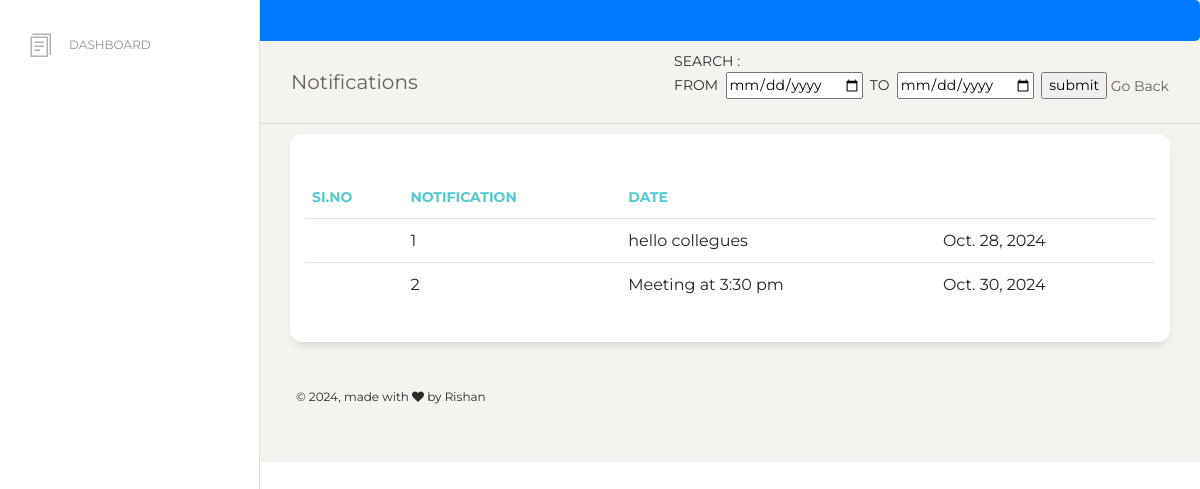
/staff_view_notification (signed in), run on the app's committed database.
### COLLEGE_APP/models.py (models this page shows)
class notification(models.Model):
    notification = models.CharField(max_length=400)
    notification_date = models.DateField()
    type = models.CharField(max_length=20)  # For student and Staff

### COLLEGE_APP/views.py (the view)
# urls.py: path('staff_view_notification', views.staff_view_notification),
@login_required(login_url='/')
def staff_view_notification(request):
    notification_details = notification.objects.filter(type='STAFF')
    return render(request, 'staff/view_notification.html',{'notification_details':notification_details})

### templates/staff/view_notification.html (shortened to what this page needs)
{% load static %}
<html lang="en">
<head>
  <link href="https://maxcdn.bootstrapcdn.com/font-awesome/latest/css/font-awesome.min.css" rel="stylesheet">
  <link href="/static/Admin_Panel/assets/css/bootstrap.min.css" rel="stylesheet" />
  <link href="/static/Admin_Panel/assets/css/paper-dashboard.css?v=2.0.1" rel="stylesheet" />
  <link href="/static/Admin_Panel/assets/demo/demo.css" rel="stylesheet" />
</head>
<body class="">
<marquee style="font-family: Arial, sans-serif; font-weight: bold; color: #fff; background-color: #007BFF; padding: 10px; border-radius: 5px; box-shadow: 0 2px 5px rgba(0, 0, 0, 0.1);">
</marquee>
  <div class="wrapper ">
    <div class="sidebar" data-color="white" data-active-color="danger">
      <div class="sidebar-wrapper">
        <ul class="nav">
          <li>
            <a href="staff_home">
              <i class="nc-icon nc-single-copy-04"></i>
              <p>Dashboard</p>
            </a>
          </li>
        </ul>
      </div>
    </div>
    <div class="main-panel">
      <nav class="navbar navbar-expand-lg navbar-absolute fixed-top navbar-transparent">
        <div class="container-fluid">
          <div class="navbar-wrapper">
            <a class="navbar-brand">Notifications</a>
          </div>
          <div class="collapse navbar-collapse justify-content-end" id="navigation">
             <form id="form1" name="form1" method="post" action="notification_search">
SEARCH :<br> FROM &nbsp;<input type="date" name="from_date" required/>&nbsp;
TO &nbsp;<input type="date" name="to" required/>&nbsp; <input type="submit" value="submit"/>
                  <a href="staff_view_notification">Go Back</a><BR>
          </div>
        </div>
      </nav>
      <div class="content">
        <div class="row">
          <div class="col-md-12">
            <div class="card">
              <div class="card-header">
              </div>
              <div class="card-body">
                <div class="table-responsive">
                  <table class="table">
                    <thead class=" text-primary">
                      <th>Si.No</th>
                      <th>Notification</th>
                      <th>Date</th>
                    </thead>
                    <tbody>
          <tr>
            {% for notification in notification_details %}
                {% if notification.type == "STAFF" %}
          <td><td>{{ forloop.counter }}</td>
                <td>
                {% if notification.notification %}
                    {{ notification.notification }}&nbsp;
                {% else %}
                    No Notification
                {% endif %}
            </td><td>{{ notification.notification_date }}&nbsp;</td>
        </tr>
        {% endif %}
    {% endfor %}
                  </table>
                </div>
              </div>
            </div>
          </div>
      <footer class="footer footer-black  footer-white ">
        <div class="container-fluid">
          <div class="row">
            <nav class="footer-nav">
            </nav>
            <div class="credits ml-auto">
              <span class="copyright">
                © , made with <i class="fa fa-heart heart"></i> by Rishan
              </span>
            </div>
          </div>
        </div>
      </footer>
    </div>
  </div>
</body>
</html>

### data on the page
notification: notification "hello collegues", notification_date "Oct. 28, 2024"
notification: notification "Meeting at 3:30 pm", notification_date "Oct. 30, 2024"
